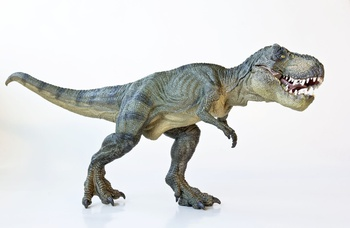
#> input picture fira-code/chapter_3/newimage.jpg, 350 x 228 px
$ python read_image.py --image newimage.jpg
#> lines starting #> are read from the running program, lines starting #| are printed output that depends on the picture
import argparse
import cv2
import numpy as np

ap = argparse.ArgumentParser()
ap.add_argument("-i", "--image", required=True,
	help="Add the path of the image here")

args = vars(ap.parse_args())
image = cv2.imread(args['image'])
#> image is the input picture: shape (228, 350, 3); mean B, G, R 216.4, 216.9, 215.4


height, width, channels = image.shape
#> height = 228; width = 350; channels = 3
print('height', height)
#| height 228
print('width', width)
#| width 350
print('channels', channels)
#| channels 3

cv2.imshow("Image", image)
cv2.waitKey(0)

for each in range(int(height)):
	image[each] = np.array(list(reversed(image[each])))
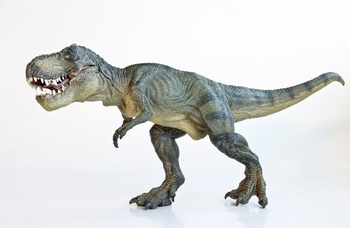
#> image: shape (228, 350, 3); mean B, G, R 216.4, 216.9, 215.4


cv2.imshow("Image", image)
cv2.waitKey(0)
